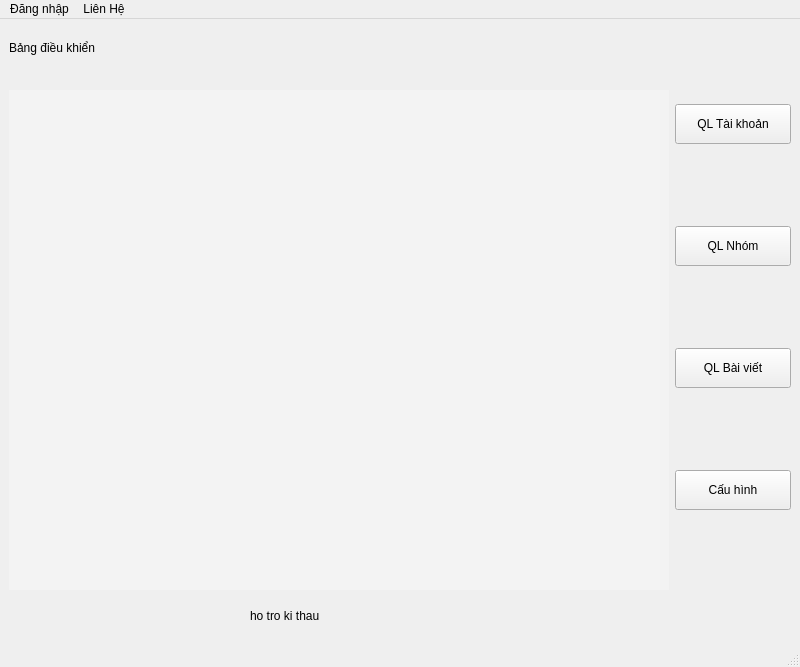
<?xml version="1.0" encoding="UTF-8"?>
<ui version="4.0">
 <class>MainWindow</class>
 <widget class="QMainWindow" name="MainWindow">
  <property name="geometry">
   <rect>
    <x>0</x>
    <y>0</y>
    <width>800</width>
    <height>667</height>
   </rect>
  </property>
  <property name="windowTitle">
   <string>Marketing Facebook</string>
  </property>
  <property name="styleSheet">
   <string notr="true">widget_control {
	background-color: red;
}</string>
  </property>
  <widget class="QWidget" name="centralwidget">
   <layout class="QVBoxLayout" name="verticalLayout_3">
    <item>
     <layout class="QHBoxLayout" name="horizontalLayout_2">
      <item>
       <layout class="QVBoxLayout" name="verticalLayout">
        <item>
         <widget class="QLabel" name="label_2">
          <property name="minimumSize">
           <size>
            <width>0</width>
            <height>40</height>
           </size>
          </property>
          <property name="text">
           <string>Bảng điều khiển</string>
          </property>
         </widget>
        </item>
        <item>
         <spacer name="verticalSpacer">
          <property name="orientation">
           <enum>Qt::Vertical</enum>
          </property>
          <property name="sizeHint" stdset="0">
           <size>
            <width>20</width>
            <height>40</height>
           </size>
          </property>
         </spacer>
        </item>
        <item>
         <widget class="QWidget" name="widget_control" native="true">
          <property name="minimumSize">
           <size>
            <width>660</width>
            <height>500</height>
           </size>
          </property>
          <property name="styleSheet">
           <string notr="true">QWidget {
 background-color: rgb(243, 243, 243);
}</string>
          </property>
         </widget>
        </item>
       </layout>
      </item>
      <item>
       <layout class="QVBoxLayout" name="verticalLayout_2">
        <item>
         <widget class="QPushButton" name="pushButton_fb">
          <property name="minimumSize">
           <size>
            <width>0</width>
            <height>40</height>
           </size>
          </property>
          <property name="text">
           <string>QL Tài khoản</string>
          </property>
         </widget>
        </item>
        <item>
         <widget class="QPushButton" name="pushButton_fb_group">
          <property name="minimumSize">
           <size>
            <width>0</width>
            <height>40</height>
           </size>
          </property>
          <property name="text">
           <string>QL Nhóm</string>
          </property>
         </widget>
        </item>
        <item>
         <widget class="QPushButton" name="pushButton_fb_post">
          <property name="minimumSize">
           <size>
            <width>0</width>
            <height>40</height>
           </size>
          </property>
          <property name="text">
           <string>QL Bài viết</string>
          </property>
         </widget>
        </item>
        <item>
         <widget class="QPushButton" name="pushButton_fb_setting">
          <property name="minimumSize">
           <size>
            <width>0</width>
            <height>40</height>
           </size>
          </property>
          <property name="text">
           <string>Cấu hình</string>
          </property>
         </widget>
        </item>
       </layout>
      </item>
     </layout>
    </item>
    <item>
     <layout class="QHBoxLayout" name="horizontalLayout">
      <item>
       <spacer name="horizontalSpacer">
        <property name="orientation">
         <enum>Qt::Horizontal</enum>
        </property>
        <property name="sizeHint" stdset="0">
         <size>
          <width>37</width>
          <height>17</height>
         </size>
        </property>
       </spacer>
      </item>
      <item>
       <widget class="QLabel" name="label">
        <property name="minimumSize">
         <size>
          <width>300</width>
          <height>40</height>
         </size>
        </property>
        <property name="text">
         <string>ho tro ki thau</string>
        </property>
       </widget>
      </item>
      <item>
       <spacer name="horizontalSpacer_2">
        <property name="orientation">
         <enum>Qt::Horizontal</enum>
        </property>
        <property name="sizeHint" stdset="0">
         <size>
          <width>83</width>
          <height>17</height>
         </size>
        </property>
       </spacer>
      </item>
     </layout>
    </item>
   </layout>
  </widget>
  <widget class="QMenuBar" name="menubar">
   <property name="geometry">
    <rect>
     <x>0</x>
     <y>0</y>
     <width>800</width>
     <height>23</height>
    </rect>
   </property>
   <widget class="QMenu" name="menu_ng_nh_p">
    <property name="title">
     <string>Đăng nhập</string>
    </property>
   </widget>
   <widget class="QMenu" name="menuLi_n_H">
    <property name="title">
     <string>Liên Hệ</string>
    </property>
   </widget>
   <addaction name="menu_ng_nh_p"/>
   <addaction name="menuLi_n_H"/>
  </widget>
  <widget class="QStatusBar" name="statusbar"/>
 </widget>
 <resources/>
 <connections/>
</ui>
